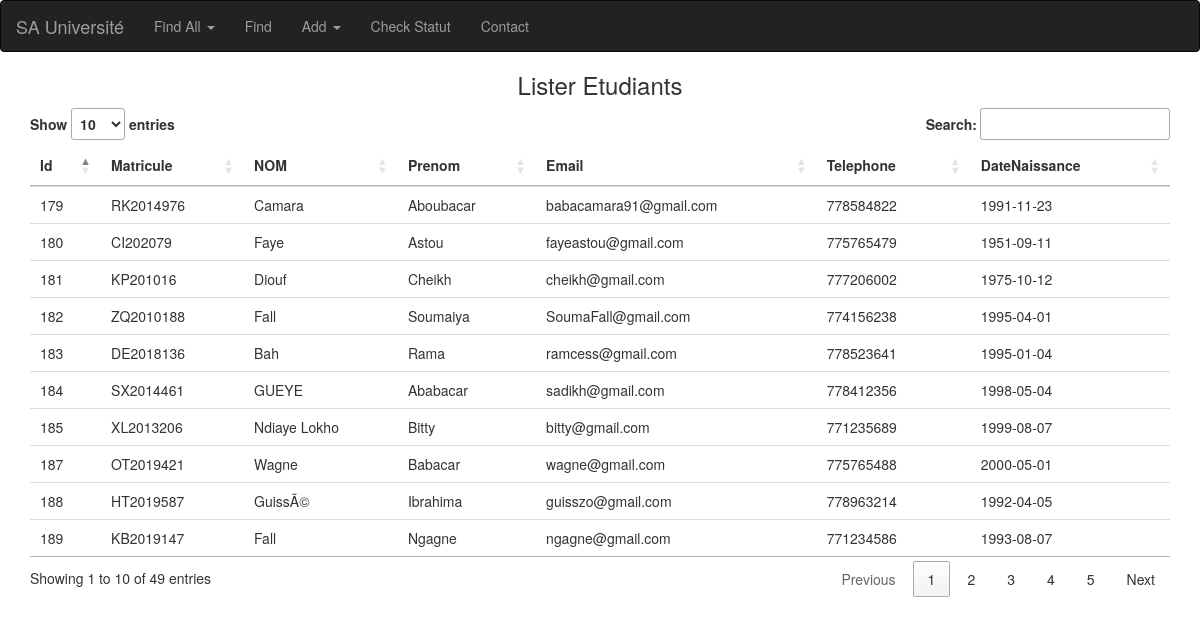
Page /page/findall.php on the committed database.
### tables this page shows
CREATE TABLE `Etudiant` (
  `ID_ETUDIANT` int(11) NOT NULL,
  `MATRICULE` varchar(10) NOT NULL,
  `NOMETUDIANT` varchar(30) NOT NULL,
  `PRENOMETUDIANT` varchar(30) NOT NULL,
  `EMAIL` varchar(50) NOT NULL,
  `TELEPHONE` int(11) NOT NULL,
  `DATE_DE_NAISSANCE` date NOT NULL
);

### page/findall.php (the view, shortened to what this page needs)
<?php
  include 'header.php';
?>
<!DOCTYPE html>
<html>
<head>
    <link rel="stylesheet" href="https://cdn.datatables.net/1.10.19/css/jquery.dataTables.min.css">
</head>
<body>
<h3 style="text-align:center; ">Lister Etudiants</h3>
<div class="container">
    <table class="table table-fluid" id="myTable">
    <thead>
    <tr>
        <th>Id</th>
    <th>Matricule</th>
    <th>NOM</th>
    <th>Prenom</th>
    <th>Email</th>
    <th>Telephone</th>
    <th>DateNaissance</th>
</tr>
    </thead>
    <tbody>
<?php
        require_once'../classes/Etudiant_Service.php';
        $liste = new Etudiant_Service();
        $rows = $liste->FindAll("Etudiant");
        while ($row = $rows->fetch()) {
        echo "
            <tr>
            <td>".$row['ID_ETUDIANT']."</td>
            <td>".$row['MATRICULE']."</td>
            <td>".$row['NOMETUDIANT']."</td>
            <td>".$row['PRENOMETUDIANT']."</td>
            <td>".$row['EMAIL']."</td>
            <td>".$row['TELEPHONE']."</td>
            <td>".$row['DATE_DE_NAISSANCE']."</td>
            </tr>";
        }
        ?>
    </tbody>
    </table>
</div>
</body>
</html>

### page/header.php (shortened to what this page needs)
<!DOCTYPE html>
<html lang="en">
<head>
  <link rel="stylesheet" href="https://maxcdn.bootstrapcdn.com/bootstrap/3.4.0/css/bootstrap.min.css">
</head>
<body>
<nav class="navbar navbar-inverse" style="margin-bottom=0px;">
  <div class="container-fluid">
    <div class="navbar-header">
      <a class="navbar-brand"  href="../index.php">SA Université</a>
    </div>
    <ul class="nav navbar-nav">
    <li class="dropdown">
        <a class="dropdown-toggle" data-toggle="dropdown" href="#">Find All
        <span class="caret"></span></a>
      </li>
      <li >
        <a  href="find.php">Find</a>
      </li>
      <li class="dropdown">
        <a class="dropdown-toggle" data-toggle="dropdown" href="#">Add
        <span class="caret"></span></a>
      </li>
      <li><a href="#">Check Statut</a></li>
      <li><a href="#">Contact</a></li>
    </ul>
  </div>
</nav>
</body>
</html>

### classes/Etudiant_Service.php (shortened to what this page needs)
<?php
    class Etudiant_Service
    {
        public function connexion()
        {
            try {
                $db = new PDO('mysql:host=localhost;dbname=Universite', 'root', 'chutdem44') ;
            } catch (Exception $e) {
                die('Erreur : ' . $e->getMessage());
            }
            return $this->bd=$db;
        }
        public function FindAll($table)
        {
            $req=$this->connexion()->query("SELECT * FROM $table");
            return $req;
    }
    }
    ?>
<!DOCTYPE html>
<html lang="en">
<head>
</head>
<body>
</body>
</html>

### rows in the picture
etudiant: ID_ETUDIANT "179", MATRICULE "RK2014976", NOMETUDIANT "Camara", PRENOMETUDIANT "Aboubacar", EMAIL "babacamara91@gmail.com", TELEPHONE "778584822", DATE_DE_NAISSANCE "1991-11-23"
etudiant: ID_ETUDIANT "180", MATRICULE "CI202079", NOMETUDIANT "Faye", PRENOMETUDIANT "Astou", EMAIL "fayeastou@gmail.com", TELEPHONE "775765479", DATE_DE_NAISSANCE "1951-09-11"
etudiant: ID_ETUDIANT "181", MATRICULE "KP201016", NOMETUDIANT "Diouf", PRENOMETUDIANT "Cheikh", EMAIL "cheikh@gmail.com", TELEPHONE "777206002", DATE_DE_NAISSANCE "1975-10-12"
etudiant: ID_ETUDIANT "182", MATRICULE "ZQ2010188", NOMETUDIANT "Fall", PRENOMETUDIANT "Soumaiya", EMAIL "SoumaFall@gmail.com", TELEPHONE "774156238", DATE_DE_NAISSANCE "1995-04-01"
etudiant: ID_ETUDIANT "183", MATRICULE "DE2018136", NOMETUDIANT "Bah", PRENOMETUDIANT "Rama", EMAIL "ramcess@gmail.com", TELEPHONE "778523641", DATE_DE_NAISSANCE "1995-01-04"
etudiant: ID_ETUDIANT "184", MATRICULE "SX2014461", NOMETUDIANT "GUEYE", PRENOMETUDIANT "Ababacar", EMAIL "sadikh@gmail.com", TELEPHONE "778412356", DATE_DE_NAISSANCE "1998-05-04"
etudiant: ID_ETUDIANT "185", MATRICULE "XL2013206", NOMETUDIANT "Ndiaye Lokho", PRENOMETUDIANT "Bitty", EMAIL "bitty@gmail.com", TELEPHONE "771235689", DATE_DE_NAISSANCE "1999-08-07"
etudiant: ID_ETUDIANT "187", MATRICULE "OT2019421", NOMETUDIANT "Wagne", PRENOMETUDIANT "Babacar", EMAIL "wagne@gmail.com", TELEPHONE "775765488", DATE_DE_NAISSANCE "2000-05-01"
etudiant: ID_ETUDIANT "188", MATRICULE "HT2019587", NOMETUDIANT "GuissÃ©", PRENOMETUDIANT "Ibrahima", EMAIL "guisszo@gmail.com", TELEPHONE "778963214", DATE_DE_NAISSANCE "1992-04-05"
etudiant: ID_ETUDIANT "189", MATRICULE "KB2019147", NOMETUDIANT "Fall", PRENOMETUDIANT "Ngagne", EMAIL "ngagne@gmail.com", TELEPHONE "771234586", DATE_DE_NAISSANCE "1993-08-07"
